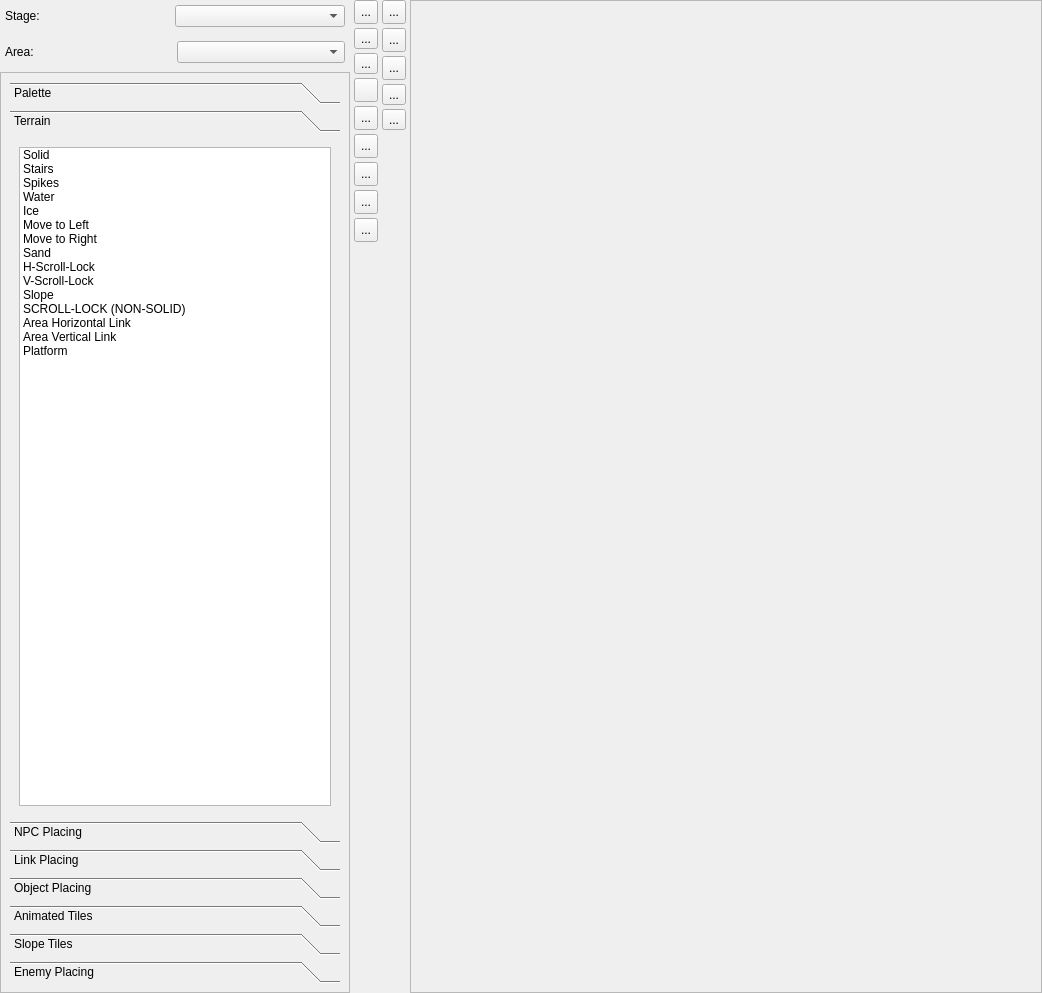
<?xml version="1.0" encoding="UTF-8"?>
<ui version="4.0">
 <class>map_tab</class>
 <widget class="QWidget" name="map_tab">
  <property name="geometry">
   <rect>
    <x>0</x>
    <y>0</y>
    <width>1042</width>
    <height>993</height>
   </rect>
  </property>
  <property name="windowTitle">
   <string>Form</string>
  </property>
  <layout class="QHBoxLayout" name="horizontalLayout_2">
   <property name="spacing">
    <number>4</number>
   </property>
   <property name="leftMargin">
    <number>0</number>
   </property>
   <property name="topMargin">
    <number>0</number>
   </property>
   <property name="rightMargin">
    <number>0</number>
   </property>
   <property name="bottomMargin">
    <number>0</number>
   </property>
   <item>
    <layout class="QVBoxLayout" name="verticalLayout">
     <property name="leftMargin">
      <number>0</number>
     </property>
     <property name="bottomMargin">
      <number>0</number>
     </property>
     <item>
      <layout class="QHBoxLayout" name="horizontalLayout_3">
       <property name="spacing">
        <number>0</number>
       </property>
       <property name="leftMargin">
        <number>5</number>
       </property>
       <property name="topMargin">
        <number>5</number>
       </property>
       <property name="rightMargin">
        <number>5</number>
       </property>
       <property name="bottomMargin">
        <number>5</number>
       </property>
       <item>
        <widget class="QLabel" name="label_21">
         <property name="text">
          <string>Stage:</string>
         </property>
        </widget>
       </item>
       <item>
        <widget class="QComboBox" name="mapSelector_comboBox"/>
       </item>
      </layout>
     </item>
     <item>
      <layout class="QHBoxLayout" name="horizontalLayout_6">
       <property name="leftMargin">
        <number>5</number>
       </property>
       <property name="topMargin">
        <number>5</number>
       </property>
       <property name="rightMargin">
        <number>5</number>
       </property>
       <property name="bottomMargin">
        <number>5</number>
       </property>
       <item>
        <widget class="QLabel" name="label_3">
         <property name="text">
          <string>Area:</string>
         </property>
        </widget>
       </item>
       <item>
        <widget class="QComboBox" name="areaSelector_comboBox"/>
       </item>
      </layout>
     </item>
     <item>
      <widget class="QFrame" name="frame">
       <property name="maximumSize">
        <size>
         <width>350</width>
         <height>16777215</height>
        </size>
       </property>
       <property name="frameShape">
        <enum>QFrame::StyledPanel</enum>
       </property>
       <property name="frameShadow">
        <enum>QFrame::Raised</enum>
       </property>
       <layout class="QGridLayout" name="gridLayout_5">
        <item row="0" column="0">
         <widget class="QToolBox" name="toolBox">
          <property name="enabled">
           <bool>true</bool>
          </property>
          <property name="sizePolicy">
           <sizepolicy hsizetype="Expanding" vsizetype="Expanding">
            <horstretch>0</horstretch>
            <verstretch>0</verstretch>
           </sizepolicy>
          </property>
          <property name="maximumSize">
           <size>
            <width>16777215</width>
            <height>16777215</height>
           </size>
          </property>
          <property name="frameShape">
           <enum>QFrame::NoFrame</enum>
          </property>
          <property name="currentIndex">
           <number>1</number>
          </property>
          <property name="tabSpacing">
           <number>6</number>
          </property>
          <widget class="QWidget" name="page_map">
           <property name="geometry">
            <rect>
             <x>0</x>
             <y>0</y>
             <width>330</width>
             <height>581</height>
            </rect>
           </property>
           <attribute name="label">
            <string>Palette</string>
           </attribute>
           <layout class="QVBoxLayout" name="verticalLayout_10">
            <item>
             <widget class="QWidget" name="verticalWidget" native="true">
              <property name="sizePolicy">
               <sizepolicy hsizetype="Preferred" vsizetype="Preferred">
                <horstretch>0</horstretch>
                <verstretch>0</verstretch>
               </sizepolicy>
              </property>
              <property name="maximumSize">
               <size>
                <width>16777215</width>
                <height>320</height>
               </size>
              </property>
              <layout class="QVBoxLayout" name="verticalLayout_3">
               <property name="topMargin">
                <number>10</number>
               </property>
               <property name="bottomMargin">
                <number>10</number>
               </property>
               <item>
                <layout class="QGridLayout" name="gridLayout">
                 <property name="topMargin">
                  <number>0</number>
                 </property>
                 <item row="1" column="1">
                  <widget class="QComboBox" name="comboBox">
                   <property name="currentIndex">
                    <number>0</number>
                   </property>
                   <item>
                    <property name="text">
                     <string>Background</string>
                    </property>
                   </item>
                   <item>
                    <property name="text">
                     <string>OverlayS</string>
                    </property>
                   </item>
                  </widget>
                 </item>
                 <item row="1" column="0">
                  <widget class="QLabel" name="label">
                   <property name="text">
                    <string>Level:</string>
                   </property>
                  </widget>
                 </item>
                </layout>
               </item>
               <item>
                <widget class="QScrollArea" name="scrollArea_2">
                 <property name="sizePolicy">
                  <sizepolicy hsizetype="Expanding" vsizetype="Expanding">
                   <horstretch>0</horstretch>
                   <verstretch>0</verstretch>
                  </sizepolicy>
                 </property>
                 <property name="widgetResizable">
                  <bool>false</bool>
                 </property>
                 <widget class="QWidget" name="scrollAreaWidgetContents_2">
                  <property name="geometry">
                   <rect>
                    <x>0</x>
                    <y>0</y>
                    <width>284</width>
                    <height>75</height>
                   </rect>
                  </property>
                  <widget class="EditorTilePallete" name="pallete" native="true">
                   <property name="geometry">
                    <rect>
                     <x>10</x>
                     <y>0</y>
                     <width>261</width>
                     <height>71</height>
                    </rect>
                   </property>
                   <property name="sizePolicy">
                    <sizepolicy hsizetype="Expanding" vsizetype="Expanding">
                     <horstretch>0</horstretch>
                     <verstretch>0</verstretch>
                    </sizepolicy>
                   </property>
                   <property name="minimumSize">
                    <size>
                     <width>100</width>
                     <height>51</height>
                    </size>
                   </property>
                  </widget>
                 </widget>
                </widget>
               </item>
              </layout>
             </widget>
            </item>
            <item>
             <spacer name="verticalSpacer_5">
              <property name="orientation">
               <enum>Qt::Vertical</enum>
              </property>
              <property name="sizeHint" stdset="0">
               <size>
                <width>20</width>
                <height>40</height>
               </size>
              </property>
             </spacer>
            </item>
           </layout>
          </widget>
          <widget class="QWidget" name="terrain">
           <property name="geometry">
            <rect>
             <x>0</x>
             <y>0</y>
             <width>330</width>
             <height>581</height>
            </rect>
           </property>
           <attribute name="label">
            <string>Terrain</string>
           </attribute>
           <layout class="QVBoxLayout" name="verticalLayout_6">
            <item>
             <widget class="QListWidget" name="listWidget_2">
              <property name="sizePolicy">
               <sizepolicy hsizetype="Preferred" vsizetype="Expanding">
                <horstretch>0</horstretch>
                <verstretch>0</verstretch>
               </sizepolicy>
              </property>
              <item>
               <property name="text">
                <string>Solid</string>
               </property>
               <property name="icon">
                <iconset resource="../resources/icons/icons.qrc">
                 <normaloff>:/toolbar_icons/Lock</normaloff>:/toolbar_icons/Lock</iconset>
               </property>
              </item>
              <item>
               <property name="text">
                <string>Stairs</string>
               </property>
               <property name="icon">
                <iconset resource="../resources/icons/icons.qrc">
                 <normaloff>:/toolbar_icons/stairs.png</normaloff>:/toolbar_icons/stairs.png</iconset>
               </property>
              </item>
              <item>
               <property name="text">
                <string>Spikes</string>
               </property>
               <property name="icon">
                <iconset resource="../resources/icons/icons.qrc">
                 <normaloff>:/toolbar_icons/edit-delete.png</normaloff>:/toolbar_icons/edit-delete.png</iconset>
               </property>
              </item>
              <item>
               <property name="text">
                <string>Water</string>
               </property>
               <property name="icon">
                <iconset resource="../resources/icons/icons.qrc">
                 <normaloff>:/toolbar_icons/flag-blue.png</normaloff>:/toolbar_icons/flag-blue.png</iconset>
               </property>
              </item>
              <item>
               <property name="text">
                <string>Ice</string>
               </property>
               <property name="icon">
                <iconset resource="../resources/icons/icons.qrc">
                 <normaloff>:/toolbar_icons/flag-green.png</normaloff>:/toolbar_icons/flag-green.png</iconset>
               </property>
              </item>
              <item>
               <property name="text">
                <string>Move to Left</string>
               </property>
               <property name="icon">
                <iconset resource="../resources/icons/icons.qrc">
                 <normaloff>:/toolbar_icons/arrow-left.png</normaloff>:/toolbar_icons/arrow-left.png</iconset>
               </property>
              </item>
              <item>
               <property name="text">
                <string>Move to Right</string>
               </property>
               <property name="icon">
                <iconset resource="../resources/icons/icons.qrc">
                 <normaloff>:/toolbar_icons/arrow-right.png</normaloff>:/toolbar_icons/arrow-right.png</iconset>
               </property>
              </item>
              <item>
               <property name="text">
                <string>Sand</string>
               </property>
               <property name="icon">
                <iconset>
                 <normalon>:/toolbar_icons/arrow-down.png</normalon>
                </iconset>
               </property>
              </item>
              <item>
               <property name="text">
                <string>H-Scroll-Lock</string>
               </property>
               <property name="icon">
                <iconset>
                 <normalon>:/toolbar_icons/system-switch-user.png</normalon>
                </iconset>
               </property>
              </item>
              <item>
               <property name="text">
                <string>V-Scroll-Lock</string>
               </property>
               <property name="icon">
                <iconset>
                 <normalon>:/toolbar_icons/v_scroll_lock.png</normalon>
                </iconset>
               </property>
              </item>
              <item>
               <property name="text">
                <string>Slope</string>
               </property>
               <property name="icon">
                <iconset>
                 <normalon>:/toolbar_icons/draw-triangle.png</normalon>
                </iconset>
               </property>
              </item>
              <item>
               <property name="text">
                <string>SCROLL-LOCK (NON-SOLID)</string>
               </property>
               <property name="icon">
                <iconset>
                 <normalon>:/toolbar_icons/view-pim-notes.png</normalon>
                </iconset>
               </property>
              </item>
              <item>
               <property name="text">
                <string>Area Horizontal Link</string>
               </property>
               <property name="icon">
                <iconset>
                 <normalon>:/toolbar_icons/area_h_link.png</normalon>
                </iconset>
               </property>
              </item>
              <item>
               <property name="text">
                <string>Area Vertical Link</string>
               </property>
               <property name="icon">
                <iconset>
                 <normalon>:/toolbar_icons/area_v_link.png</normalon>
                </iconset>
               </property>
              </item>
              <item>
               <property name="text">
                <string>Platform</string>
               </property>
               <property name="icon">
                <iconset>
                 <normalon>:/toolbar_icons/platform.png</normalon>
                </iconset>
               </property>
              </item>
             </widget>
            </item>
           </layout>
          </widget>
          <widget class="QWidget" name="page_2">
           <property name="geometry">
            <rect>
             <x>0</x>
             <y>0</y>
             <width>330</width>
             <height>581</height>
            </rect>
           </property>
           <attribute name="label">
            <string>NPC Placing</string>
           </attribute>
           <layout class="QVBoxLayout" name="verticalLayout_5">
            <item>
             <layout class="QVBoxLayout" name="verticalLayout_2">
              <item>
               <layout class="QHBoxLayout" name="horizontalLayout_7">
                <item>
                 <widget class="QLabel" name="label_6">
                  <property name="maximumSize">
                   <size>
                    <width>16777215</width>
                    <height>30</height>
                   </size>
                  </property>
                  <property name="text">
                   <string>Direction:</string>
                  </property>
                 </widget>
                </item>
                <item>
                 <widget class="QComboBox" name="comboBox_2">
                  <property name="maximumSize">
                   <size>
                    <width>16777215</width>
                    <height>30</height>
                   </size>
                  </property>
                  <item>
                   <property name="text">
                    <string>LEFT</string>
                   </property>
                  </item>
                  <item>
                   <property name="text">
                    <string>RIGHT</string>
                   </property>
                  </item>
                 </widget>
                </item>
               </layout>
              </item>
              <item>
               <widget class="QWidget" name="widget" native="true">
                <property name="sizePolicy">
                 <sizepolicy hsizetype="Preferred" vsizetype="Expanding">
                  <horstretch>0</horstretch>
                  <verstretch>0</verstretch>
                 </sizepolicy>
                </property>
               </widget>
              </item>
             </layout>
            </item>
           </layout>
          </widget>
          <widget class="QWidget" name="page_Link">
           <property name="geometry">
            <rect>
             <x>0</x>
             <y>0</y>
             <width>330</width>
             <height>581</height>
            </rect>
           </property>
           <attribute name="label">
            <string>Link Placing</string>
           </attribute>
           <widget class="QWidget" name="gridWidget" native="true">
            <property name="geometry">
             <rect>
              <x>0</x>
              <y>0</y>
              <width>363</width>
              <height>311</height>
             </rect>
            </property>
            <layout class="QGridLayout" name="gridLayout_2">
             <item row="0" column="1">
              <widget class="QComboBox" name="link_orientation_combobox">
               <item>
                <property name="text">
                 <string>Horizontal</string>
                </property>
               </item>
               <item>
                <property name="text">
                 <string>Vertical</string>
                </property>
               </item>
               <item>
                <property name="text">
                 <string>Teleporter</string>
                </property>
               </item>
               <item>
                <property name="text">
                 <string>Fade Teleport</string>
                </property>
               </item>
               <item>
                <property name="text">
                 <string>Teleporter [Left-Lock]</string>
                </property>
               </item>
               <item>
                <property name="text">
                 <string>Teleporter [Right-Lock]</string>
                </property>
               </item>
              </widget>
             </item>
             <item row="0" column="0">
              <widget class="QLabel" name="label_2">
               <property name="text">
                <string>Type:</string>
               </property>
              </widget>
             </item>
             <item row="1" column="0">
              <widget class="QLabel" name="label_4">
               <property name="text">
                <string>Bi-Direcional:</string>
               </property>
              </widget>
             </item>
             <item row="2" column="0">
              <widget class="QLabel" name="label_5">
               <property name="text">
                <string>Is Door:</string>
               </property>
              </widget>
             </item>
             <item row="1" column="1">
              <widget class="QCheckBox" name="link_bidi_checkbox">
               <property name="text">
                <string/>
               </property>
               <property name="checked">
                <bool>true</bool>
               </property>
              </widget>
             </item>
             <item row="3" column="0">
              <spacer name="verticalSpacer">
               <property name="orientation">
                <enum>Qt::Vertical</enum>
               </property>
               <property name="sizeHint" stdset="0">
                <size>
                 <width>20</width>
                 <height>40</height>
                </size>
               </property>
              </spacer>
             </item>
             <item row="2" column="1">
              <widget class="QCheckBox" name="link_isdoor_checkbox">
               <property name="text">
                <string/>
               </property>
              </widget>
             </item>
            </layout>
           </widget>
          </widget>
          <widget class="QWidget" name="page_objects">
           <property name="geometry">
            <rect>
             <x>0</x>
             <y>0</y>
             <width>330</width>
             <height>581</height>
            </rect>
           </property>
           <attribute name="label">
            <string>Object Placing</string>
           </attribute>
           <layout class="QVBoxLayout" name="verticalLayout_11">
            <item>
             <widget class="QListWidget" name="objectListWidget">
              <property name="sizePolicy">
               <sizepolicy hsizetype="Preferred" vsizetype="Expanding">
                <horstretch>0</horstretch>
                <verstretch>0</verstretch>
               </sizepolicy>
              </property>
             </widget>
            </item>
            <item>
             <layout class="QHBoxLayout" name="horizontalLayout_4">
              <property name="bottomMargin">
               <number>0</number>
              </property>
              <item>
               <widget class="QLabel" name="label_12">
                <property name="text">
                 <string>Direction:</string>
                </property>
               </widget>
              </item>
              <item>
               <widget class="QComboBox" name="object_direction_combo">
                <item>
                 <property name="text">
                  <string>Left</string>
                 </property>
                </item>
                <item>
                 <property name="text">
                  <string>Right</string>
                 </property>
                </item>
               </widget>
              </item>
             </layout>
            </item>
           </layout>
          </widget>
          <widget class="QWidget" name="animTiles">
           <property name="geometry">
            <rect>
             <x>0</x>
             <y>0</y>
             <width>330</width>
             <height>581</height>
            </rect>
           </property>
           <attribute name="label">
            <string>Animated Tiles</string>
           </attribute>
           <layout class="QVBoxLayout" name="verticalLayout_12">
            <item>
             <widget class="QScrollArea" name="scrollArea_3">
              <property name="widgetResizable">
               <bool>true</bool>
              </property>
              <widget class="QWidget" name="scrollAreaWidgetContents_3">
               <property name="geometry">
                <rect>
                 <x>0</x>
                 <y>0</y>
                 <width>310</width>
                 <height>277</height>
                </rect>
               </property>
               <widget class="animTilePalette" name="animTilePaletteWidget" native="true">
                <property name="geometry">
                 <rect>
                  <x>10</x>
                  <y>10</y>
                  <width>291</width>
                  <height>101</height>
                 </rect>
                </property>
                <property name="minimumSize">
                 <size>
                  <width>16</width>
                  <height>16</height>
                 </size>
                </property>
                <property name="maximumSize">
                 <size>
                  <width>16777215</width>
                  <height>16777215</height>
                 </size>
                </property>
                <property name="baseSize">
                 <size>
                  <width>0</width>
                  <height>0</height>
                 </size>
                </property>
                <property name="styleSheet">
                 <string notr="true">background-color: black;</string>
                </property>
               </widget>
              </widget>
             </widget>
            </item>
            <item>
             <spacer name="verticalSpacer_2">
              <property name="orientation">
               <enum>Qt::Vertical</enum>
              </property>
              <property name="sizeHint" stdset="0">
               <size>
                <width>20</width>
                <height>40</height>
               </size>
              </property>
             </spacer>
            </item>
           </layout>
          </widget>
          <widget class="QWidget" name="page">
           <property name="geometry">
            <rect>
             <x>0</x>
             <y>0</y>
             <width>330</width>
             <height>581</height>
            </rect>
           </property>
           <attribute name="label">
            <string>Slope Tiles</string>
           </attribute>
           <layout class="QHBoxLayout" name="horizontalLayout">
            <item>
             <widget class="SlopePickerWidget" name="slopePickerWidget" native="true"/>
            </item>
           </layout>
          </widget>
          <widget class="QWidget" name="page_npc">
           <property name="geometry">
            <rect>
             <x>0</x>
             <y>0</y>
             <width>330</width>
             <height>581</height>
            </rect>
           </property>
           <attribute name="label">
            <string>Enemy Placing</string>
           </attribute>
           <layout class="QVBoxLayout" name="verticalLayout_7">
            <item>
             <layout class="QVBoxLayout" name="verticalLayout_4">
              <property name="bottomMargin">
               <number>0</number>
              </property>
              <item>
               <widget class="QWidget" name="horizontalWidget" native="true">
                <layout class="QHBoxLayout" name="horizontalLayout_5">
                 <property name="leftMargin">
                  <number>0</number>
                 </property>
                 <property name="topMargin">
                  <number>0</number>
                 </property>
                 <property name="rightMargin">
                  <number>0</number>
                 </property>
                 <property name="bottomMargin">
                  <number>0</number>
                 </property>
                 <item>
                  <widget class="QLabel" name="label_7">
                   <property name="text">
                    <string>Direction:</string>
                   </property>
                  </widget>
                 </item>
                 <item>
                  <widget class="QComboBox" name="npc_direction_combo">
                   <property name="sizePolicy">
                    <sizepolicy hsizetype="Preferred" vsizetype="Fixed">
                     <horstretch>0</horstretch>
                     <verstretch>0</verstretch>
                    </sizepolicy>
                   </property>
                   <property name="minimumSize">
                    <size>
                     <width>0</width>
                     <height>16</height>
                    </size>
                   </property>
                   <item>
                    <property name="text">
                     <string>Left</string>
                    </property>
                   </item>
                   <item>
                    <property name="text">
                     <string>Right</string>
                    </property>
                   </item>
                  </widget>
                 </item>
                </layout>
               </widget>
              </item>
             </layout>
            </item>
            <item>
             <widget class="QListWidget" name="npc_listWidget">
              <property name="sizePolicy">
               <sizepolicy hsizetype="Preferred" vsizetype="Expanding">
                <horstretch>0</horstretch>
                <verstretch>0</verstretch>
               </sizepolicy>
              </property>
             </widget>
            </item>
           </layout>
          </widget>
         </widget>
        </item>
       </layout>
      </widget>
     </item>
    </layout>
   </item>
   <item>
    <layout class="QVBoxLayout" name="verticalLayout_8">
     <property name="rightMargin">
      <number>0</number>
     </property>
     <item>
      <widget class="QToolButton" name="editTile_button">
       <property name="minimumSize">
        <size>
         <width>24</width>
         <height>24</height>
        </size>
       </property>
       <property name="toolTip">
        <string>Tileset</string>
       </property>
       <property name="text">
        <string extracomment="Tileset">...</string>
       </property>
       <property name="icon">
        <iconset resource="../resources/icons/icons.qrc">
         <normaloff>:/toolbar_icons/format-stroke-color.png</normaloff>:/toolbar_icons/format-stroke-color.png</iconset>
       </property>
       <property name="checkable">
        <bool>true</bool>
       </property>
      </widget>
     </item>
     <item>
      <widget class="QToolButton" name="addAnimTile_toolButton">
       <property name="toolTip">
        <string>Anim Tiles</string>
       </property>
       <property name="text">
        <string>...</string>
       </property>
       <property name="icon">
        <iconset resource="../resources/icons/icons.qrc">
         <normaloff>:/toolbar_icons/games-config-background.png</normaloff>:/toolbar_icons/games-config-background.png</iconset>
       </property>
       <property name="checkable">
        <bool>true</bool>
       </property>
      </widget>
     </item>
     <item>
      <widget class="QToolButton" name="editModeSlope_Button">
       <property name="text">
        <string>...</string>
       </property>
       <property name="icon">
        <iconset resource="../resources/icons/icons.qrc">
         <normaloff>:/toolbar_icons/draw-triangle.png</normaloff>:/toolbar_icons/draw-triangle.png</iconset>
       </property>
       <property name="checkable">
        <bool>true</bool>
       </property>
      </widget>
     </item>
     <item>
      <widget class="QPushButton" name="editNPC_button">
       <property name="sizePolicy">
        <sizepolicy hsizetype="Fixed" vsizetype="Fixed">
         <horstretch>24</horstretch>
         <verstretch>24</verstretch>
        </sizepolicy>
       </property>
       <property name="minimumSize">
        <size>
         <width>24</width>
         <height>24</height>
        </size>
       </property>
       <property name="maximumSize">
        <size>
         <width>24</width>
         <height>24</height>
        </size>
       </property>
       <property name="text">
        <string/>
       </property>
       <property name="icon">
        <iconset>
         <normalon>:/toolbar_icons/Add Npc</normalon>
        </iconset>
       </property>
       <property name="checkable">
        <bool>true</bool>
       </property>
      </widget>
     </item>
     <item>
      <widget class="QToolButton" name="editEnemy_button">
       <property name="minimumSize">
        <size>
         <width>24</width>
         <height>24</height>
        </size>
       </property>
       <property name="toolTip">
        <string>Enemies</string>
       </property>
       <property name="text">
        <string>...</string>
       </property>
       <property name="icon">
        <iconset resource="../resources/icons/icons.qrc">
         <normaloff>:/toolbar_icons/face-normal.png</normaloff>:/toolbar_icons/face-normal.png</iconset>
       </property>
       <property name="checkable">
        <bool>true</bool>
       </property>
      </widget>
     </item>
     <item>
      <widget class="QToolButton" name="editObject_button">
       <property name="minimumSize">
        <size>
         <width>24</width>
         <height>24</height>
        </size>
       </property>
       <property name="toolTip">
        <string>Objects</string>
       </property>
       <property name="text">
        <string>...</string>
       </property>
       <property name="icon">
        <iconset resource="../resources/icons/icons.qrc">
         <normaloff>:/toolbar_icons/media-playlist-shuffle.png</normaloff>:/toolbar_icons/media-playlist-shuffle.png</iconset>
       </property>
       <property name="checkable">
        <bool>true</bool>
       </property>
      </widget>
     </item>
     <item>
      <widget class="QToolButton" name="editLink_button">
       <property name="minimumSize">
        <size>
         <width>24</width>
         <height>24</height>
        </size>
       </property>
       <property name="toolTip">
        <string>Map-Links</string>
       </property>
       <property name="text">
        <string>...</string>
       </property>
       <property name="icon">
        <iconset resource="../resources/icons/icons.qrc">
         <normaloff>:/toolbar_icons/connect_established.png</normaloff>:/toolbar_icons/connect_established.png</iconset>
       </property>
       <property name="checkable">
        <bool>true</bool>
       </property>
      </widget>
     </item>
     <item>
      <widget class="QToolButton" name="editSetSubBoss_button">
       <property name="minimumSize">
        <size>
         <width>24</width>
         <height>24</height>
        </size>
       </property>
       <property name="toolTip">
        <string>Set Sub-Boss</string>
       </property>
       <property name="text">
        <string>...</string>
       </property>
       <property name="icon">
        <iconset resource="../resources/icons/icons.qrc">
         <normaloff>:/toolbar_icons/face-angry.png</normaloff>:/toolbar_icons/face-angry.png</iconset>
       </property>
       <property name="checkable">
        <bool>true</bool>
       </property>
      </widget>
     </item>
     <item>
      <widget class="QToolButton" name="editSetBoss_button">
       <property name="minimumSize">
        <size>
         <width>24</width>
         <height>24</height>
        </size>
       </property>
       <property name="toolTip">
        <string>Set Stage Boss</string>
       </property>
       <property name="text">
        <string>...</string>
       </property>
       <property name="icon">
        <iconset resource="../resources/icons/icons.qrc">
         <normaloff>:/toolbar_icons/face-devilish.png</normaloff>:/toolbar_icons/face-devilish.png</iconset>
       </property>
       <property name="checkable">
        <bool>true</bool>
       </property>
      </widget>
     </item>
     <item>
      <spacer name="verticalSpacer_3">
       <property name="orientation">
        <enum>Qt::Vertical</enum>
       </property>
       <property name="sizeHint" stdset="0">
        <size>
         <width>20</width>
         <height>40</height>
        </size>
       </property>
      </spacer>
     </item>
    </layout>
   </item>
   <item>
    <layout class="QVBoxLayout" name="verticalLayout_9">
     <property name="rightMargin">
      <number>0</number>
     </property>
     <item>
      <widget class="QToolButton" name="editModeNormal_button">
       <property name="minimumSize">
        <size>
         <width>24</width>
         <height>24</height>
        </size>
       </property>
       <property name="toolTip">
        <string>Edit</string>
       </property>
       <property name="text">
        <string>...</string>
       </property>
       <property name="icon">
        <iconset resource="../resources/icons/icons.qrc">
         <normaloff>:/toolbar_icons/draw-freehand.png</normaloff>:/toolbar_icons/draw-freehand.png</iconset>
       </property>
       <property name="checkable">
        <bool>true</bool>
       </property>
      </widget>
     </item>
     <item>
      <widget class="QToolButton" name="editModeLock_button">
       <property name="minimumSize">
        <size>
         <width>24</width>
         <height>24</height>
        </size>
       </property>
       <property name="toolTip">
        <string>Terrain</string>
       </property>
       <property name="text">
        <string>...</string>
       </property>
       <property name="icon">
        <iconset resource="../resources/icons/icons.qrc">
         <normaloff>:/toolbar_icons/Lock</normaloff>:/toolbar_icons/Lock</iconset>
       </property>
       <property name="checkable">
        <bool>true</bool>
       </property>
      </widget>
     </item>
     <item>
      <widget class="QToolButton" name="editModeErase_button">
       <property name="minimumSize">
        <size>
         <width>24</width>
         <height>24</height>
        </size>
       </property>
       <property name="toolTip">
        <string>Erase</string>
       </property>
       <property name="text">
        <string>...</string>
       </property>
       <property name="icon">
        <iconset resource="../resources/icons/icons.qrc">
         <normaloff>:/toolbar_icons/draw-eraser.png</normaloff>:/toolbar_icons/draw-eraser.png</iconset>
       </property>
       <property name="checkable">
        <bool>true</bool>
       </property>
      </widget>
     </item>
     <item>
      <widget class="QToolButton" name="toolButton">
       <property name="toolTip">
        <string notr="true" comment="Select" extracomment="Select">Copy</string>
       </property>
       <property name="text">
        <string>...</string>
       </property>
       <property name="icon">
        <iconset resource="../resources/icons/icons.qrc">
         <normaloff>:/toolbar_icons/edit-copy.png</normaloff>:/toolbar_icons/edit-copy.png</iconset>
       </property>
      </widget>
     </item>
     <item>
      <widget class="QToolButton" name="paste_toolButton">
       <property name="toolTip">
        <string>Paste</string>
       </property>
       <property name="text">
        <string>...</string>
       </property>
       <property name="icon">
        <iconset resource="../resources/icons/icons.qrc">
         <normaloff>:/toolbar_icons/edit-paste.png</normaloff>:/toolbar_icons/edit-paste.png</iconset>
       </property>
      </widget>
     </item>
     <item>
      <spacer name="verticalSpacer_4">
       <property name="orientation">
        <enum>Qt::Vertical</enum>
       </property>
       <property name="sizeHint" stdset="0">
        <size>
         <width>20</width>
         <height>40</height>
        </size>
       </property>
      </spacer>
     </item>
    </layout>
   </item>
   <item>
    <widget class="QScrollArea" name="scrollArea">
     <property name="sizePolicy">
      <sizepolicy hsizetype="Expanding" vsizetype="Expanding">
       <horstretch>0</horstretch>
       <verstretch>0</verstretch>
      </sizepolicy>
     </property>
     <property name="styleSheet">
      <string notr="true"/>
     </property>
     <property name="verticalScrollBarPolicy">
      <enum>Qt::ScrollBarAsNeeded</enum>
     </property>
     <property name="horizontalScrollBarPolicy">
      <enum>Qt::ScrollBarAsNeeded</enum>
     </property>
     <property name="widgetResizable">
      <bool>false</bool>
     </property>
     <widget class="QWidget" name="scrollAreaWidgetContents">
      <property name="geometry">
       <rect>
        <x>0</x>
        <y>0</y>
        <width>420</width>
        <height>500</height>
       </rect>
      </property>
      <property name="sizePolicy">
       <sizepolicy hsizetype="Expanding" vsizetype="Expanding">
        <horstretch>0</horstretch>
        <verstretch>0</verstretch>
       </sizepolicy>
      </property>
      <property name="styleSheet">
       <string notr="true"/>
      </property>
      <widget class="EditorArea" name="editArea" native="true">
       <property name="geometry">
        <rect>
         <x>0</x>
         <y>0</y>
         <width>211</width>
         <height>151</height>
        </rect>
       </property>
       <property name="styleSheet">
        <string notr="true"/>
       </property>
      </widget>
     </widget>
    </widget>
   </item>
  </layout>
 </widget>
 <customwidgets>
  <customwidget>
   <class>EditorArea</class>
   <extends>QWidget</extends>
   <header>editorarea.h</header>
   <container>1</container>
  </customwidget>
  <customwidget>
   <class>EditorTilePallete</class>
   <extends>QWidget</extends>
   <header>editortilepallete.h</header>
   <container>1</container>
  </customwidget>
  <customwidget>
   <class>animTilePalette</class>
   <extends>QWidget</extends>
   <header>widgets/animtilepalette.h</header>
   <container>1</container>
  </customwidget>
  <customwidget>
   <class>SlopePickerWidget</class>
   <extends>QWidget</extends>
   <header>widgets/slopepickerwidget.h</header>
   <container>1</container>
  </customwidget>
 </customwidgets>
 <resources>
  <include location="../resources/icons/icons.qrc"/>
  <include location="../resources/icons/icons.qrc"/>
  <include location="../resources/icons/icons.qrc"/>
 </resources>
 <connections/>
</ui>
